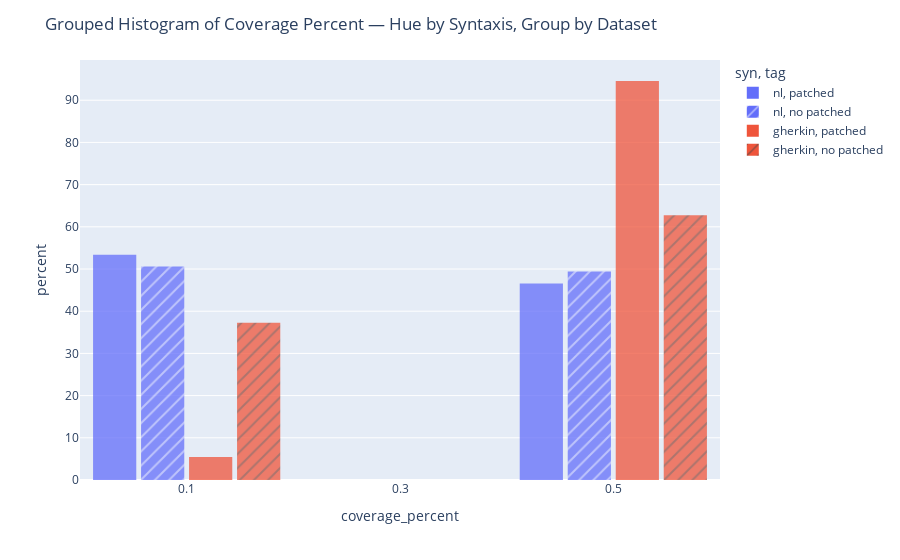

The notebook cell this image was saved under:
### Code cell
fig = px.histogram(
    ann,
    x="coverage_percent",
    color="syn",         # hue (NL vs Gherkin)
    pattern_shape="tag",     # group by experiment
    barmode="group",     # or "stack" if you want stacking instead
    nbins=3,             # tune as needed
    opacity = 0.75,
    histnorm='percent',
    #marginal = 'violin'
    #text_auto=True
)

fig.update_layout(
    title="Grouped Histogram of Coverage Percent — Hue by Syntaxis, Group by Dataset",
    bargap=0.1,
    bargroupgap=0.1
    #template="plotly_white"
)

fig.show()

### Figure 1 — Plotly figure (JSON) as saved in the notebook; plotly's stock layout.template omitted (floating-point values rounded to 4 significant figures; data arrays with more than 128 entries replaced by an {"elided": "..."} marker saying what was removed)
{"data": [{"alignmentgroup": "True", "bingroup": "x", "histnorm": "percent", "hovertemplate": "syn=nl<br>tag=patched<br>coverage_percent=%{x}<br>percent=%{y}<extra></extra>", "legendgroup": "nl, patched", "marker": {"color": "#636efa", "opacity": 0.75, "pattern": {"shape": ""}}, "name": "nl, patched", "nbinsx": 3, "offsetgroup": "nl, patched", "orientation": "v", "showlegend": true, "type": "histogram", "x": [0.0, 0.0, 0.0, 0.0, 0.0, 0.0, 0.0, 0.0, 0.0, 0.0, 0.0, 0.0, 0.0, 0.0, 0.5, 0.5, 0.5, 0.5, 0.5, 0.5, 0.0, 0.0, 0.5, 0.5, 0.5, 0.5, 0.5, 0.0, 0.5, 0.5, 0.5, 0.5, 0.0, 0.5, 0.0, 0.0, 0.0, 0.0, 0.0, 0.5, 0.0, 0.0, 0.0, 0.0, 0.0, 0.0, 0.0, 0.5, 0.0, 0.5, 0.5, 0.5, 0.5, 0.5, 0.0, 0.5, 0.0, 0.0, 0.0, 0.0, 0.0, 0.0, 0.0, 0.0, 0.5, 0.5, 0.0, 0.0, 0.5, 0.5, 0.5, 0.5, 0.5, 0.0, 0.0, 0.5, 0.5, 0.5, 0.0, 0.5, 0.0, 0.5, 0.5, 0.0, 0.5, 0.5, 0.5, 0.5], "xaxis": "x", "yaxis": "y"}, {"alignmentgroup": "True", "bingroup": "x", "histnorm": "percent", "hovertemplate": "syn=nl<br>tag=no patched<br>coverage_percent=%{x}<br>percent=%{y}<extra></extra>", "legendgroup": "nl, no patched", "marker": {"color": "#636efa", "opacity": 0.75, "pattern": {"shape": "/"}}, "name": "nl, no patched", "nbinsx": 3, "offsetgroup": "nl, no patched", "orientation": "v", "showlegend": true, "type": "histogram", "x": [0.0, 0.0, 0.0, 0.0, 0.0, 0.0, 0.0, 0.0, 0.0, 0.0, 0.0, 0.0, 0.5, 0.5, 0.5, 0.5, 0.5, 0.5, 0.5, 0.5, 0.5, 0.0, 0.0, 0.0, 0.5, 0.0, 0.5, 0.0, 0.5, 0.5, 0.5, 0.5, 0.5, 0.5, 0.5, 0.0, 0.0, 0.0, 0.0, 0.0, 0.5, 0.0, 0.0, 0.0, 0.0, 0.0, 0.0, 0.5, 0.5, 0.5, 0.5, 0.0, 0.5, 0.5, 0.0, 0.5, 0.0, 0.0, 0.0, 0.0, 0.0, 0.0, 0.0, 0.5, 0.0, 0.0, 0.5, 0.0, 0.5, 0.0, 0.5, 0.5, 0.5, 0.5, 0.5, 0.5, 0.5, 0.0, 0.5, 0.5, 0.0, 0.0, 0.5, 0.5, 0.5, 0.5, 0.5], "xaxis": "x", "yaxis": "y"}, {"alignmentgroup": "True", "bingroup": "x", "histnorm": "percent", "hovertemplate": "syn=gherkin<br>tag=patched<br>coverage_percent=%{x}<br>percent=%{y}<extra></extra>", "legendgroup": "gherkin, patched", "marker": {"color": "#EF553B", "opacity": 0.75, "pattern": {"shape": ""}}, "name": "gherkin, patched", "nbinsx": 3, "offsetgroup": "gherkin, patched", "orientation": "v", "showlegend": true, "type": "histogram", "x": {"elided": "147 float values"}, "xaxis": "x", "yaxis": "y"}, {"alignmentgroup": "True", "bingroup": "x", "histnorm": "percent", "hovertemplate": "syn=gherkin<br>tag=no patched<br>coverage_percent=%{x}<br>percent=%{y}<extra></extra>", "legendgroup": "gherkin, no patched", "marker": {"color": "#EF553B", "opacity": 0.75, "pattern": {"shape": "/"}}, "name": "gherkin, no patched", "nbinsx": 3, "offsetgroup": "gherkin, no patched", "orientation": "v", "showlegend": true, "type": "histogram", "x": {"elided": "145 float values"}, "xaxis": "x", "yaxis": "y"}], "layout": {"bargap": 0.1, "bargroupgap": 0.1, "barmode": "group", "legend": {"title": {"text": "syn, tag"}, "tracegroupgap": 0}, "margin": {"t": 60}, "title": {"text": "Grouped Histogram of Coverage Percent — Hue by Syntaxis, Group by Dataset"}, "xaxis": {"anchor": "y", "domain": [0, 1], "title": {"text": "coverage_percent"}}, "yaxis": {"anchor": "x", "domain": [0, 1], "title": {"text": "percent"}}}}
